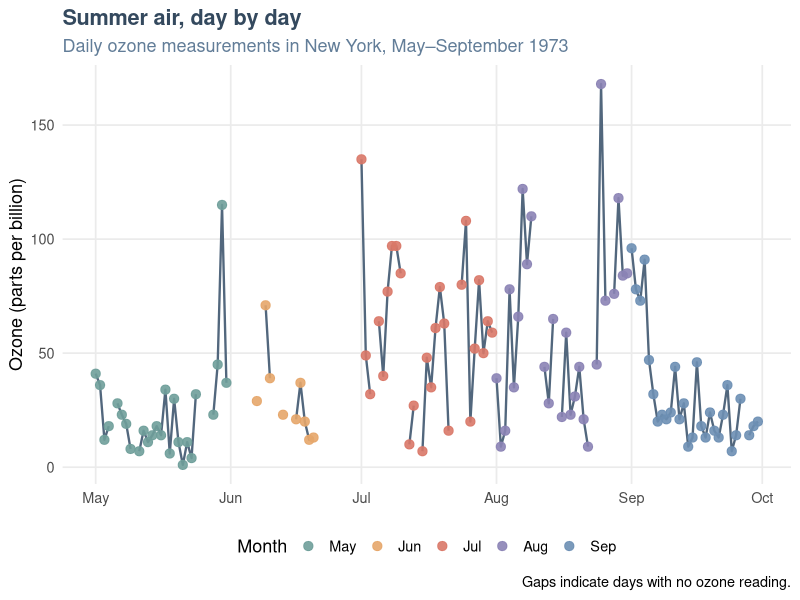

Write the R code that produced this figure.
## ---- chunk 1
#| message: false
library(tidyverse)
## ---- chunk 2
airquality |>
  mutate(
    date = as.Date(sprintf("1973-%02d-%02d", Month, Day)),
    month = factor(Month, levels = 5:9, labels = month.abb[5:9])
  ) |>
  ggplot(aes(x = date, y = Ozone)) +
  geom_line(aes(group = month), color = "#52677D", linewidth = 0.8, na.rm = TRUE) +
  geom_point(aes(color = month), size = 2.8, alpha = 0.9, na.rm = TRUE) +
  scale_color_manual(
    values = c(
      "May" = "#6F9E9A", "Jun" = "#E5A66B", "Jul" = "#D97868",
      "Aug" = "#8B83B5", "Sep" = "#6D8FB3"
    ),
    name = "Month"
  ) +
  labs(
    title = "Summer air, day by day",
    subtitle = "Daily ozone measurements in New York, May–September 1973",
    x = NULL,
    y = "Ozone (parts per billion)",
    caption = "Gaps indicate days with no ozone reading."
  ) +
  theme_minimal(base_size = 13) +
  theme(
    plot.title = element_text(face = "bold", color = "#34495E"),
    plot.subtitle = element_text(color = "#627D98"),
    legend.position = "bottom",
    panel.grid.minor = element_blank()
  )
